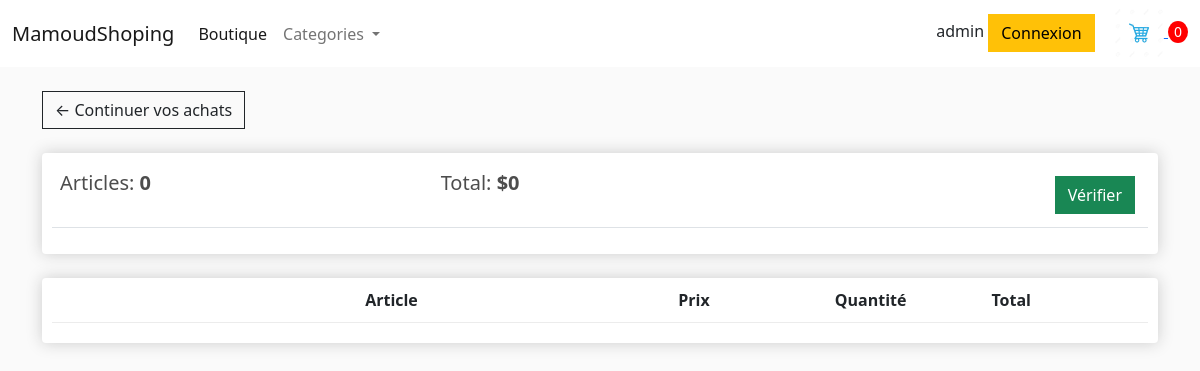
/panier (signed in), run on an earlier commit of the app's database.
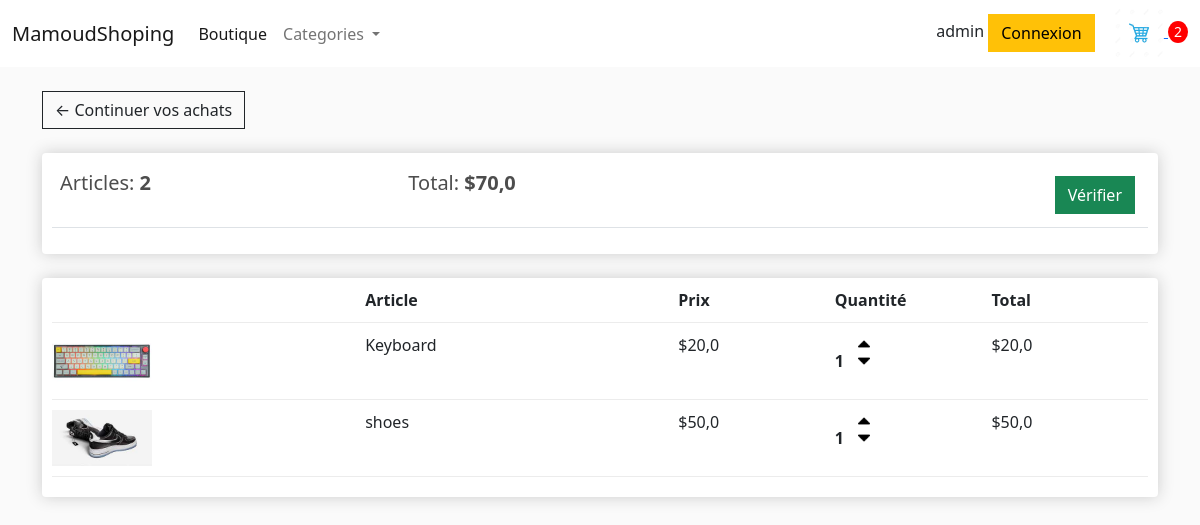
And on a later commit of the database.
### shop/models.py (models this page shows, shortened)
class Commande(models.Model):
    client = models.ForeignKey(Client, on_delete=models.SET_NULL, blank=True, null=True)
    date_commande = models.DateTimeField(auto_now_add=True)
    complete = models.BooleanField(default=False, null=True, blank=True)
    transaction_id = models.CharField(max_length=200, null=True, blank=True)
    status = models.CharField(max_length=200, null=True, blank=True)
    total_trans = models.DecimalField(max_digits=10, decimal_places=2, null=True, blank=True)
    @ property
    def get_panier_total(self):
        articles = self.commandearticle_set.all()
        total = sum(article.get_total for article in articles)
        return total
    @property
    def get_panier_article(self):
        articles = self.commandearticle_set.all()
        total = sum(article.quantite for article in articles)
        return total

class CommandeArticle(models.Model):
    produit = models.ForeignKey(Produit, on_delete=models.SET_NULL, blank=True, null=True)
    commande = models.ForeignKey(Commande, on_delete=models.SET_NULL, blank=True, null=True)
    quantite = models.IntegerField(default=0, null=True, blank=True)
    date_added = models.DateTimeField(auto_now_add=True)
    @property
    def get_total(self):
        total = self.produit.price * self.quantite
        return total

class Produit(models.Model):
    categorie = models.ForeignKey(Category, on_delete=models.SET_NULL, blank=True, null=True)
    name = models.CharField(max_length=100, null=True)
    price = models.FloatField()
    digital = models.BooleanField(default=False, null=True, blank=True)
    image = models.ImageField(upload_to= 'shop', null=True, blank=True)
    date_ajout = models.DateTimeField(auto_now_add=True)
    class Meta:
        ordering = ['-date_ajout']
    @property
    def imageUrl(self):
        try:
            url = self.image.url
        except:
            url = ''
        return url

### shop/views.py (the view)
# urls.py: path('panier', views.panier, name='panier'),
def panier(request, *args, **kwargs):
    data = data_cookie(request)
    articles = data['articles']
    commande = data['commande']
    nombre_article = data['nombre_article']
    context = {
        'articles': articles,
        'commande': commande,
        'nombre_article':nombre_article
    }
    return render(request, 'shop/panier.html', context)

### shop/utiles.py (called while the page is built)
def data_cookie(request):
    if request.user.is_authenticated:
        client = request.user.client
        commande, created = Commande.objects.get_or_create(client=client, complete=False)
        articles = commande.commandearticle_set.all()
        nombre_article = commande.get_panier_article
    else:
       cookie_panier = panier_cookie(request)
       articles = cookie_panier['articles']
       commande = cookie_panier['commande']
       nombre_article = cookie_panier['nombre_article']
    context = {
        'articles': articles,
        'commande': commande,
        'nombre_article':nombre_article
    }
    return context

### templates/shop/panier.html
{% extends "base.html"%}
{% load static %}
{% block content %}
<br>
<div class="row">
    <div class="col-lg-12">
        <a class="btn btn-outline-dark" href="{% url 'shop:shop' %}">&#x2190; Continuer vos achats</a>
        <br><br>
        <div class="box-element">
            <table class="table">
                <tr>
                    <th><h5>Articles: <strong>{{commande.get_panier_article}}</strong></h5></th>
                    <th><h5>Total: <strong>${{commande.get_panier_total}}</strong></h5></th>
                    <th>
                        <a style="float: right; margin:5px" href="{% url 'shop:commande' %}" class="btn btn-success">Vérifier</a>
                    </th>
                </tr>
            </table>
        </div>
        <br>
        <div class="box-element">
            <div class="panier-row">
                <div style="flex:2"></div>
                <div style="flex:2"><strong>Article</strong></div>
                <div style="flex:1"><strong>Prix</strong></div>
                <div style="flex:1"><strong>Quantité</strong></div>
                <div style="flex:1"><strong>Total</strong></div>
            </div>
            {% for article in articles %}
                <div class="panier-row">
                    <div style="flex:2"><img class="row-image" src="{{article.produit.imageUrl}}" alt=""></div>
                    <div style="flex:2">{{ article.produit.name }}</div>
                    <div style="flex:1">${{ article.produit.price }}</div>
                    <div style="flex:1">
                        <p class="quantite">{{article.quantite }}</p>
                        <div class="quantite">
                            <img class="chg-quantite update-panier"  data-produit = {{article.produit.pk}}
                              data-action = "add" src="{% static 'images/arrow-up.png' %}" alt="">
                            <img class="chg-quantite update-panier" data-produit = {{article.produit.pk}}
                            data-action = "remove"  src="{% static 'images/arrow-down.png' %}" alt="">
                        </div>
                    </div>
                    <div style="flex:1">${{article.get_total}}</div>
                </div>
            {% endfor %}
        </div>
    </div>
</div>
{% endblock content %}

### templates/base.html (shortened to what this page needs)
{% load static %}
<!DOCTYPE html>
<html lang="en">
  <head>
    <link href="https://cdn.jsdelivr.net/npm/bootstrap@5.2.2/dist/css/bootstrap.min.css" rel="stylesheet"
>
    <link rel="stylesheet" type="text/css" href="{% static 'css/main.css' %}">
  </head>
  <body>
    <nav class="navbar navbar-expand-lg bg-white">
      <div class="container-fluid">
        <a class="navbar-brand" href="{% url 'shop:shop' %}">MamoudShoping</a>
        <div class="collapse navbar-collapse" id="navbarSupportedContent">
          <ul class="navbar-nav me-auto mb-2 mb-lg-0">
            <li class="nav-item">
              <a class="nav-link active" aria-current="page" href="{% url 'shop:shop' %}">Boutique</a>
            </li>
            <li class="nav-item dropdown">
              <a class="nav-link dropdown-toggle" href="#" role="button" data-bs-toggle="dropdown" aria-expanded="false">
                Categories
              </a>
            </li>
          </ul>
          <div class="form-inline my-2 my-lg-0">
            {{request.user}}
            <a href="#" class="btn btn-warning">Connexion</a>
            <a href="{% url 'shop:panier' %}">
              <img id="icon-panier" src="{% static 'images/panier.png' %}" alt="">
            </a>
            <p id="total-panier">{{ nombre_article }}</p>
          </div>
        </div>
      </div>
    </nav>
    <div class="container">
      {% block content %}
      {% endblock content %}
    </div>
  </body>
</html>

### static/css/main.css (style rules this page uses)
body { background-color: hsl(0, 0%, 98%); }
h1,h2,h3,h4,h5,h6 { color:hsl(0, 0%, 30%); }
.box-element { box-shadow:hsl(0, 0%, 80%) 0 0 16px; background-color: #fff; border-radius: 4px; padding: 10px; }
#icon-panier { width: 50px; display: inline-block; margin-left: 15px; }
#total-panier { display: inline-block; text-align: center; color: #fff; background-color: red; width: 20px; height: 22px; border-radius: 50%; font-size: 14px; }
.btn { border-radius: 0; }
.panier-row { display: flex; align-items: flex-stretch; padding-bottom: 10px; margin-bottom: 10px; border-bottom: 1px solid #ececec; }
.row-image { width: 100px; }
.quantite { display: inline-block; font-weight: 700; padding-right:10px; }
.chg-quantite { width: 12px; cursor: pointer; display: block; margin-top: 5px; transition:.1s; }

What changed in the data, as far as the page shows it:
no longer on this page (row edited): Commande: get_panier_article "0", get_panier_total "0"
added Commande: get_panier_article "2", get_panier_total "70,0"
added CommandeArticle: produit.imageUrl (picture), produit.name "Keyboard", produit.price "20,0", quantite "1", get_total "20,0"
added CommandeArticle: produit.imageUrl (picture), produit.name "shoes", produit.price "50,0", quantite "1", get_total "50,0"
Also different on the page:
{{ nombre_article }}: "0" → "2"
